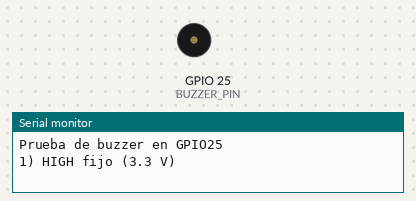
A sketch run on a simulated ESP32. Parts: buzzer (waves = sounding), the last lines printed to the serial monitor.

Above: at 2.5 s.
At 5.5 s:
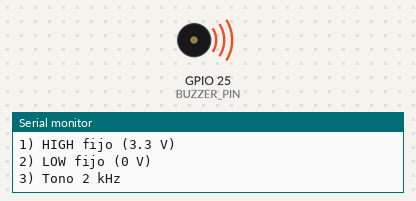
Timing chart, 0 to 10.9 s (numbered marks = the images above):
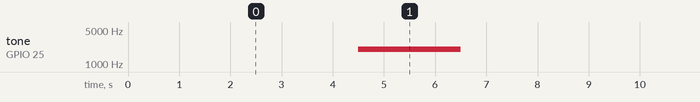

The sketch:

buzzer_test.ino
```cpp
// Edifika - prueba aislada del buzzer en GPIO25.
// Repite 3 pasos de 2 s cada uno y avisa por el Monitor serie (115200) cual esta corriendo:
//   1) HIGH fijo   -> suena si el buzzer es ACTIVO (o queda callado si es modulo activo en LOW)
//   2) LOW fijo    -> suena si es un MODULO que se activa con LOW
//   3) tono 2 kHz  -> suena si el buzzer es PASIVO
// Con el multimetro en V= 20 entre GPIO25 y GND deberias ver ~3.3 V en el paso 1 y ~0 V en el 2.

#define BUZZER_PIN  25
#define FREC        2000
#define PASO_MS     2000

void tonoEncender() {
#if ESP_ARDUINO_VERSION_MAJOR >= 3
  ledcAttach(BUZZER_PIN, FREC, 8);
  ledcWriteTone(BUZZER_PIN, FREC);
#else
  ledcSetup(0, FREC, 8);
  ledcAttachPin(BUZZER_PIN, 0);
  ledcWriteTone(0, FREC);
#endif
}

void tonoApagar() {
#if ESP_ARDUINO_VERSION_MAJOR >= 3
  ledcWriteTone(BUZZER_PIN, 0);
  ledcDetach(BUZZER_PIN);
#else
  ledcWriteTone(0, 0);
  ledcDetachPin(BUZZER_PIN);
#endif
  pinMode(BUZZER_PIN, OUTPUT);
}

void setup() {
  Serial.begin(115200);
  pinMode(BUZZER_PIN, OUTPUT);
  digitalWrite(BUZZER_PIN, LOW);
  delay(500);
  Serial.println("Prueba de buzzer en GPIO25");
}

void loop() {
  Serial.println("1) HIGH fijo (3.3 V)");
  digitalWrite(BUZZER_PIN, HIGH);
  delay(PASO_MS);

  Serial.println("2) LOW fijo (0 V)");
  digitalWrite(BUZZER_PIN, LOW);
  delay(PASO_MS);

  Serial.println("3) Tono 2 kHz");
  tonoEncender();
  delay(PASO_MS);
  tonoApagar();

  Serial.println("-- silencio --");
  digitalWrite(BUZZER_PIN, LOW);
  delay(PASO_MS);
}
```

Measured:
- by itself, tone on GPIO 25 (BUZZER_PIN): alternates 2000 Hz for 2.0 s and silent for 6.0 s
